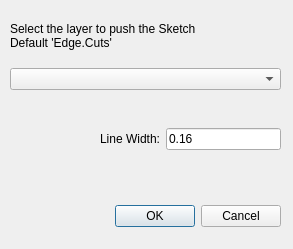
<?xml version="1.0" encoding="UTF-8"?>
<ui version="4.0">
 <class>LayerSelectionOut</class>
 <widget class="QDialog" name="LayerSelectionOut">
  <property name="geometry">
   <rect>
    <x>0</x>
    <y>0</y>
    <width>293</width>
    <height>249</height>
   </rect>
  </property>
  <property name="windowTitle">
   <string notr="true">LayerSelection</string>
  </property>
  <property name="toolTip">
   <string/>
  </property>
  <widget class="QDialogButtonBox" name="buttonBoxLayer">
   <property name="geometry">
    <rect>
     <x>10</x>
     <y>200</y>
     <width>271</width>
     <height>32</height>
    </rect>
   </property>
   <property name="orientation">
    <enum>Qt::Horizontal</enum>
   </property>
   <property name="standardButtons">
    <set>QDialogButtonBox::Cancel|QDialogButtonBox::Ok</set>
   </property>
  </widget>
  <widget class="QWidget" name="verticalLayoutWidget">
   <property name="geometry">
    <rect>
     <x>10</x>
     <y>10</y>
     <width>271</width>
     <height>80</height>
    </rect>
   </property>
   <layout class="QVBoxLayout" name="verticalLayout">
    <item>
     <layout class="QVBoxLayout" name="verticalLayout_2">
      <item>
       <widget class="QLabel" name="label">
        <property name="text">
         <string notr="true">Select the layer to push the Sketch
Default 'Edge.Cuts'</string>
        </property>
       </widget>
      </item>
     </layout>
    </item>
    <item>
     <widget class="QComboBox" name="comboBoxLayerSel"/>
    </item>
   </layout>
  </widget>
  <widget class="QWidget" name="verticalLayoutWidget_2">
   <property name="geometry">
    <rect>
     <x>10</x>
     <y>90</y>
     <width>271</width>
     <height>99</height>
    </rect>
   </property>
   <layout class="QVBoxLayout" name="verticalLayout_3">
    <item>
     <layout class="QHBoxLayout" name="horizontalLayout">
      <item>
       <widget class="QLabel" name="width_label">
        <property name="minimumSize">
         <size>
          <width>150</width>
          <height>0</height>
         </size>
        </property>
        <property name="toolTip">
         <string notr="true"/>
        </property>
        <property name="text">
         <string notr="true">Line Width:</string>
        </property>
        <property name="alignment">
         <set>Qt::AlignRight|Qt::AlignTrailing|Qt::AlignVCenter</set>
        </property>
       </widget>
      </item>
      <item>
       <widget class="QLineEdit" name="lineEdit_width">
        <property name="toolTip">
         <string notr="true">Line width for drawings</string>
        </property>
        <property name="text">
         <string notr="true">0.16</string>
        </property>
       </widget>
      </item>
     </layout>
    </item>
   </layout>
  </widget>
 </widget>
 <resources/>
 <connections>
  <connection>
   <sender>buttonBoxLayer</sender>
   <signal>accepted()</signal>
   <receiver>LayerSelectionOut</receiver>
   <slot>accept()</slot>
   <hints>
    <hint type="sourcelabel">
     <x>248</x>
     <y>254</y>
    </hint>
    <hint type="destinationlabel">
     <x>157</x>
     <y>274</y>
    </hint>
   </hints>
  </connection>
  <connection>
   <sender>buttonBoxLayer</sender>
   <signal>rejected()</signal>
   <receiver>LayerSelectionOut</receiver>
   <slot>reject()</slot>
   <hints>
    <hint type="sourcelabel">
     <x>316</x>
     <y>260</y>
    </hint>
    <hint type="destinationlabel">
     <x>286</x>
     <y>274</y>
    </hint>
   </hints>
  </connection>
 </connections>
</ui>
